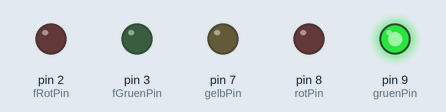
This sketch was run on a simulated Arduino Uno, built with avr-gcc and run on an emulated ATmega328P. On the bench: output pins drawn as LEDs (lit = HIGH).

Above: at 0.1 s.
At 5.3 s:
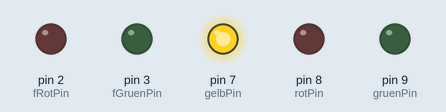
At 7.5 s:
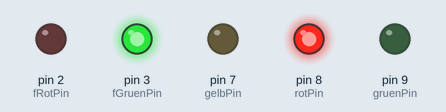
At 16.5 s:
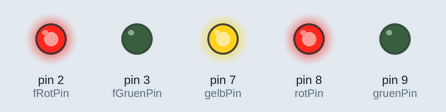
At 23.1 s:
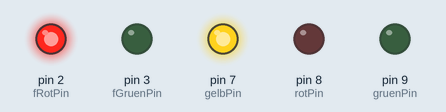
At 35.7 s:
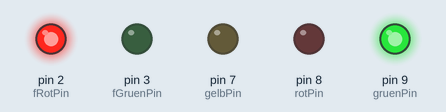
Timing chart, 0 to 37.2 s (numbered marks = the images above):
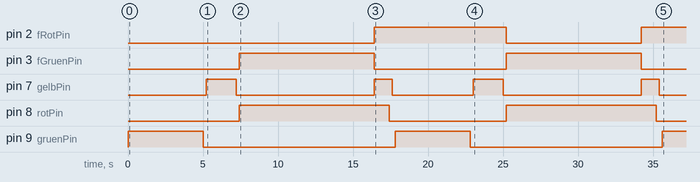

The sketch:

02_LED_Ampel.ino
```cpp
#define rotPin 8
#define gelbPin 7
#define gruenPin 9
#define fGruenPin 3
#define fRotPin 2

void setup() {
  pinMode(rotPin, OUTPUT);
  pinMode(gruenPin, OUTPUT);
  pinMode(gelbPin, OUTPUT);
  pinMode(fGruenPin, OUTPUT);
  pinMode(fRotPin, OUTPUT);
}
void fussgaengerGruenAn() {
  digitalWrite(fGruenPin, HIGH);
}

void fussgaengerGruenAus() {
  digitalWrite(fGruenPin, LOW);
}

void fussgaengerRotAn() {
  digitalWrite(fRotPin, HIGH);
}

void fussgaengerRotAus() {
  digitalWrite(fRotPin, LOW);
}

void gruen() {
  digitalWrite(gruenPin, HIGH);
  delay(5000);
  digitalWrite(gruenPin,LOW);
  delay(200);
}
void gelbAn() {
  digitalWrite(gelbPin, HIGH);

}
void gelbAus() {
  digitalWrite(gelbPin, LOW);
  delay(200);
}
void rotAn() {
  digitalWrite(rotPin, HIGH);
}
void rotAus() {
  digitalWrite(rotPin, LOW);
  delay(200);
}

void loop() {


  gruen();
  gelbAn();
  delay(2000);
  gelbAus();
  rotAn();
  fussgaengerRotAus();
  fussgaengerGruenAn();
  delay(9000);
  fussgaengerGruenAus();
  gelbAn();
  fussgaengerRotAn();
  delay(1000);
  rotAus();
  gelbAus();

}
```

Measured:
- by itself, pin 2 (fRotPin): LOW → HIGH at 16.4 s, → LOW 8.8 s later, → HIGH 9.0 s later
- by itself, pin 3 (fGruenPin): alternates HIGH for 9.0 s and LOW for 8.8 s
- by itself, pin 7 (gelbPin): LOW → HIGH at 5.2 s, → LOW 2.0 s later, → HIGH 9.2 s later, → LOW 1.2 s later, … (8 changes in this stretch)
- by itself, pin 8 (rotPin): alternates HIGH for 10.0 s and LOW for 7.8 s
- by itself, pin 9 (gruenPin): alternates HIGH for 5.0 s and LOW for 12.8 s
